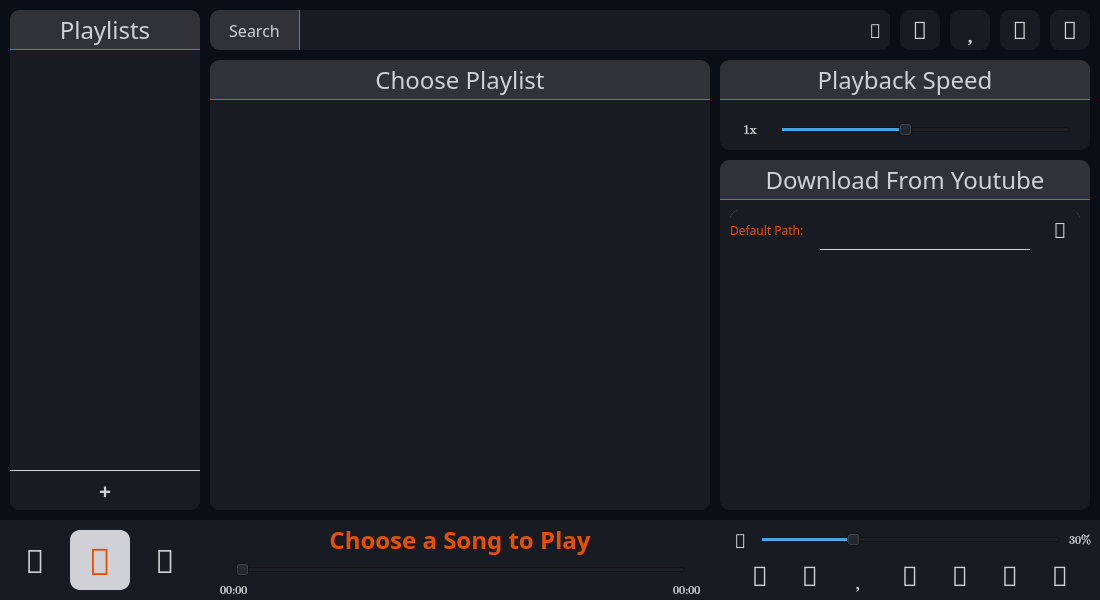
<?xml version="1.0" encoding="UTF-8"?>
<ui version="4.0">
 <class>MainWindow</class>
 <widget class="QMainWindow" name="MainWindow">
  <property name="geometry">
   <rect>
    <x>0</x>
    <y>0</y>
    <width>1100</width>
    <height>600</height>
   </rect>
  </property>
  <property name="minimumSize">
   <size>
    <width>1100</width>
    <height>600</height>
   </size>
  </property>
  <property name="maximumSize">
   <size>
    <width>1100</width>
    <height>600</height>
   </size>
  </property>
  <property name="windowTitle">
   <string>CR Player</string>
  </property>
  <property name="windowIcon">
   <iconset resource="Icon_Resource.qrc">
    <normaloff>:/ICO/C:/Users/HP/Downloads/Icon.ico</normaloff>:/ICO/C:/Users/HP/Downloads/Icon.ico</iconset>
  </property>
  <property name="styleSheet">
   <string notr="true">background: #0b0e15;
color: #d0d1d6;</string>
  </property>
  <widget class="QWidget" name="centralwidget">
   <widget class="QFrame" name="playlists_frame">
    <property name="geometry">
     <rect>
      <x>10</x>
      <y>10</y>
      <width>190</width>
      <height>500</height>
     </rect>
    </property>
    <property name="styleSheet">
     <string notr="true">background: #181b22;
border: 0;
border-radius: 10px;</string>
    </property>
    <property name="frameShape">
     <enum>QFrame::Shape::StyledPanel</enum>
    </property>
    <property name="frameShadow">
     <enum>QFrame::Shadow::Raised</enum>
    </property>
    <widget class="QLabel" name="playlist_label">
     <property name="geometry">
      <rect>
       <x>0</x>
       <y>0</y>
       <width>190</width>
       <height>40</height>
      </rect>
     </property>
     <property name="font">
      <font>
       <family>Oswald</family>
       <pointsize>18</pointsize>
       <bold>false</bold>
      </font>
     </property>
     <property name="styleSheet">
      <string notr="true">color: #d0d1d6;
background: #313237;
border-radius: 0;
border-top-right-radius: 10px;
border-top-left-radius: 10px;
border: 0;
border-bottom: 1px solid #e65100;</string>
     </property>
     <property name="text">
      <string>Playlists</string>
     </property>
     <property name="alignment">
      <set>Qt::AlignmentFlag::AlignCenter</set>
     </property>
    </widget>
    <widget class="QListWidget" name="list_playlists">
     <property name="geometry">
      <rect>
       <x>10</x>
       <y>50</y>
       <width>170</width>
       <height>380</height>
      </rect>
     </property>
     <property name="font">
      <font>
       <family>Raleway</family>
      </font>
     </property>
     <property name="styleSheet">
      <string notr="true">border-radius: 10px;</string>
     </property>
     <property name="horizontalScrollBarPolicy">
      <enum>Qt::ScrollBarPolicy::ScrollBarAlwaysOff</enum>
     </property>
     <property name="editTriggers">
      <set>QAbstractItemView::EditTrigger::NoEditTriggers</set>
     </property>
     <property name="wordWrap">
      <bool>false</bool>
     </property>
     <property name="sortingEnabled">
      <bool>false</bool>
     </property>
    </widget>
    <widget class="QPushButton" name="add_playlist_button">
     <property name="geometry">
      <rect>
       <x>0</x>
       <y>460</y>
       <width>190</width>
       <height>40</height>
      </rect>
     </property>
     <property name="font">
      <font>
       <family>Font Awesome 6 Free Solid</family>
       <pointsize>16</pointsize>
       <bold>true</bold>
      </font>
     </property>
     <property name="styleSheet">
      <string notr="true">color: #d0d1d6;
border: 0;
border-top: 1px solid #d0d1d6;
border-radius: 0;
border-bottom-left-radius: 10px;
border-bottom-right-radius: 10px;</string>
     </property>
     <property name="text">
      <string>+</string>
     </property>
    </widget>
   </widget>
   <widget class="QFrame" name="controls_frame">
    <property name="geometry">
     <rect>
      <x>0</x>
      <y>520</y>
      <width>1100</width>
      <height>80</height>
     </rect>
    </property>
    <property name="styleSheet">
     <string notr="true">background: #181b22;
border: 0;</string>
    </property>
    <property name="frameShape">
     <enum>QFrame::Shape::StyledPanel</enum>
    </property>
    <property name="frameShadow">
     <enum>QFrame::Shadow::Raised</enum>
    </property>
    <widget class="QFrame" name="main_controls">
     <property name="geometry">
      <rect>
       <x>0</x>
       <y>0</y>
       <width>200</width>
       <height>80</height>
      </rect>
     </property>
     <property name="frameShape">
      <enum>QFrame::Shape::StyledPanel</enum>
     </property>
     <property name="frameShadow">
      <enum>QFrame::Shadow::Raised</enum>
     </property>
     <widget class="QPushButton" name="previous">
      <property name="geometry">
       <rect>
        <x>10</x>
        <y>20</y>
        <width>50</width>
        <height>40</height>
       </rect>
      </property>
      <property name="font">
       <font>
        <family>Font Awesome 6 Free Solid</family>
        <pointsize>24</pointsize>
        <bold>true</bold>
       </font>
      </property>
      <property name="text">
       <string></string>
      </property>
     </widget>
     <widget class="QPushButton" name="next">
      <property name="geometry">
       <rect>
        <x>140</x>
        <y>20</y>
        <width>50</width>
        <height>40</height>
       </rect>
      </property>
      <property name="font">
       <font>
        <family>Font Awesome 6 Free Solid</family>
        <pointsize>24</pointsize>
        <bold>true</bold>
       </font>
      </property>
      <property name="text">
       <string></string>
      </property>
     </widget>
     <widget class="QPushButton" name="main_button">
      <property name="geometry">
       <rect>
        <x>70</x>
        <y>10</y>
        <width>60</width>
        <height>60</height>
       </rect>
      </property>
      <property name="font">
       <font>
        <family>Font Awesome 6 Free Solid</family>
        <pointsize>28</pointsize>
        <bold>true</bold>
       </font>
      </property>
      <property name="styleSheet">
       <string notr="true">background: #d0d1d6;
border-radius: 10px;
color: #e65100;</string>
      </property>
      <property name="text">
       <string></string>
      </property>
     </widget>
    </widget>
    <widget class="QFrame" name="songname_frame">
     <property name="geometry">
      <rect>
       <x>210</x>
       <y>0</y>
       <width>500</width>
       <height>40</height>
      </rect>
     </property>
     <property name="frameShape">
      <enum>QFrame::Shape::StyledPanel</enum>
     </property>
     <property name="frameShadow">
      <enum>QFrame::Shadow::Raised</enum>
     </property>
     <widget class="QLabel" name="song_title">
      <property name="geometry">
       <rect>
        <x>0</x>
        <y>0</y>
        <width>500</width>
        <height>40</height>
       </rect>
      </property>
      <property name="font">
       <font>
        <family>Raleway ExtraBold</family>
        <pointsize>18</pointsize>
        <bold>true</bold>
       </font>
      </property>
      <property name="styleSheet">
       <string notr="true">color: #e65100;
font-weight: bold;</string>
      </property>
      <property name="text">
       <string>Choose a Song to Play</string>
      </property>
      <property name="alignment">
       <set>Qt::AlignmentFlag::AlignCenter</set>
      </property>
     </widget>
    </widget>
    <widget class="QFrame" name="timeline_frame">
     <property name="geometry">
      <rect>
       <x>210</x>
       <y>40</y>
       <width>500</width>
       <height>40</height>
      </rect>
     </property>
     <property name="frameShape">
      <enum>QFrame::Shape::StyledPanel</enum>
     </property>
     <property name="frameShadow">
      <enum>QFrame::Shadow::Raised</enum>
     </property>
     <widget class="QSlider" name="timeline">
      <property name="geometry">
       <rect>
        <x>25</x>
        <y>0</y>
        <width>450</width>
        <height>20</height>
       </rect>
      </property>
      <property name="orientation">
       <enum>Qt::Orientation::Horizontal</enum>
      </property>
     </widget>
     <widget class="QLabel" name="current_time">
      <property name="geometry">
       <rect>
        <x>10</x>
        <y>20</y>
        <width>40</width>
        <height>20</height>
       </rect>
      </property>
      <property name="font">
       <font>
        <family>Cambria Math</family>
       </font>
      </property>
      <property name="text">
       <string>00:00</string>
      </property>
     </widget>
     <widget class="QLabel" name="total_time">
      <property name="geometry">
       <rect>
        <x>463</x>
        <y>20</y>
        <width>40</width>
        <height>20</height>
       </rect>
      </property>
      <property name="font">
       <font>
        <family>Cambria Math</family>
       </font>
      </property>
      <property name="text">
       <string>00:00</string>
      </property>
     </widget>
    </widget>
    <widget class="QFrame" name="volume_frame">
     <property name="geometry">
      <rect>
       <x>720</x>
       <y>0</y>
       <width>380</width>
       <height>40</height>
      </rect>
     </property>
     <property name="frameShape">
      <enum>QFrame::Shape::StyledPanel</enum>
     </property>
     <property name="frameShadow">
      <enum>QFrame::Shadow::Raised</enum>
     </property>
     <widget class="QSlider" name="volume">
      <property name="geometry">
       <rect>
        <x>40</x>
        <y>10</y>
        <width>300</width>
        <height>20</height>
       </rect>
      </property>
      <property name="maximum">
       <number>100</number>
      </property>
      <property name="pageStep">
       <number>5</number>
      </property>
      <property name="value">
       <number>30</number>
      </property>
      <property name="orientation">
       <enum>Qt::Orientation::Horizontal</enum>
      </property>
     </widget>
     <widget class="QLabel" name="volume_value">
      <property name="geometry">
       <rect>
        <x>340</x>
        <y>0</y>
        <width>40</width>
        <height>40</height>
       </rect>
      </property>
      <property name="font">
       <font>
        <family>Cambria Math</family>
       </font>
      </property>
      <property name="text">
       <string>30%</string>
      </property>
      <property name="alignment">
       <set>Qt::AlignmentFlag::AlignCenter</set>
      </property>
     </widget>
     <widget class="QPushButton" name="volume_icon">
      <property name="geometry">
       <rect>
        <x>0</x>
        <y>0</y>
        <width>40</width>
        <height>40</height>
       </rect>
      </property>
      <property name="font">
       <font>
        <family>Font Awesome 6 Free Solid</family>
        <pointsize>14</pointsize>
        <bold>true</bold>
       </font>
      </property>
      <property name="text">
       <string></string>
      </property>
     </widget>
    </widget>
    <widget class="QFrame" name="extra_controls">
     <property name="geometry">
      <rect>
       <x>720</x>
       <y>35</y>
       <width>380</width>
       <height>40</height>
      </rect>
     </property>
     <property name="frameShape">
      <enum>QFrame::Shape::StyledPanel</enum>
     </property>
     <property name="frameShadow">
      <enum>QFrame::Shadow::Raised</enum>
     </property>
     <widget class="QPushButton" name="add_favourite">
      <property name="geometry">
       <rect>
        <x>120</x>
        <y>0</y>
        <width>40</width>
        <height>40</height>
       </rect>
      </property>
      <property name="font">
       <font>
        <family>Font Awesome 6 Free Regular</family>
        <pointsize>20</pointsize>
        <bold>false</bold>
       </font>
      </property>
      <property name="styleSheet">
       <string notr="true">border: 0;</string>
      </property>
      <property name="text">
       <string></string>
      </property>
     </widget>
     <widget class="QPushButton" name="loop">
      <property name="geometry">
       <rect>
        <x>220</x>
        <y>0</y>
        <width>40</width>
        <height>40</height>
       </rect>
      </property>
      <property name="font">
       <font>
        <family>Font Awesome 6 Free Solid</family>
        <pointsize>20</pointsize>
        <bold>true</bold>
       </font>
      </property>
      <property name="styleSheet">
       <string notr="true">border: 0;</string>
      </property>
      <property name="text">
       <string></string>
      </property>
     </widget>
     <widget class="QPushButton" name="autoplay">
      <property name="geometry">
       <rect>
        <x>170</x>
        <y>0</y>
        <width>40</width>
        <height>40</height>
       </rect>
      </property>
      <property name="font">
       <font>
        <family>Font Awesome 6 Free Regular</family>
        <pointsize>20</pointsize>
        <bold>false</bold>
       </font>
      </property>
      <property name="styleSheet">
       <string notr="true">border: 0;</string>
      </property>
      <property name="text">
       <string></string>
      </property>
     </widget>
     <widget class="QPushButton" name="minus_5s">
      <property name="geometry">
       <rect>
        <x>20</x>
        <y>0</y>
        <width>40</width>
        <height>40</height>
       </rect>
      </property>
      <property name="font">
       <font>
        <family>Font Awesome 6 Free Solid</family>
        <pointsize>20</pointsize>
        <bold>true</bold>
       </font>
      </property>
      <property name="styleSheet">
       <string notr="true">border: 0;</string>
      </property>
      <property name="text">
       <string></string>
      </property>
     </widget>
     <widget class="QPushButton" name="plus_5s">
      <property name="geometry">
       <rect>
        <x>70</x>
        <y>0</y>
        <width>40</width>
        <height>40</height>
       </rect>
      </property>
      <property name="font">
       <font>
        <family>Font Awesome 6 Free Solid</family>
        <pointsize>20</pointsize>
        <bold>true</bold>
       </font>
      </property>
      <property name="styleSheet">
       <string notr="true">border: 0;</string>
      </property>
      <property name="text">
       <string></string>
      </property>
     </widget>
     <widget class="QPushButton" name="add">
      <property name="geometry">
       <rect>
        <x>270</x>
        <y>0</y>
        <width>40</width>
        <height>40</height>
       </rect>
      </property>
      <property name="font">
       <font>
        <family>Font Awesome 6 Free Regular</family>
        <pointsize>20</pointsize>
        <bold>false</bold>
       </font>
      </property>
      <property name="styleSheet">
       <string notr="true">border: 0;</string>
      </property>
      <property name="text">
       <string>+</string>
      </property>
     </widget>
     <widget class="QPushButton" name="shuffle">
      <property name="geometry">
       <rect>
        <x>320</x>
        <y>0</y>
        <width>40</width>
        <height>40</height>
       </rect>
      </property>
      <property name="font">
       <font>
        <family>Font Awesome 6 Free Regular</family>
        <pointsize>20</pointsize>
        <bold>false</bold>
       </font>
      </property>
      <property name="styleSheet">
       <string notr="true">border: 0;</string>
      </property>
      <property name="text">
       <string></string>
      </property>
     </widget>
     <widget class="QPushButton" name="remove">
      <property name="geometry">
       <rect>
        <x>270</x>
        <y>0</y>
        <width>40</width>
        <height>40</height>
       </rect>
      </property>
      <property name="font">
       <font>
        <family>Font Awesome 6 Free Regular</family>
        <pointsize>20</pointsize>
        <bold>false</bold>
       </font>
      </property>
      <property name="styleSheet">
       <string notr="true">border: 0;</string>
      </property>
      <property name="text">
       <string></string>
      </property>
     </widget>
    </widget>
   </widget>
   <widget class="QFrame" name="search_frame">
    <property name="geometry">
     <rect>
      <x>210</x>
      <y>10</y>
      <width>680</width>
      <height>40</height>
     </rect>
    </property>
    <property name="styleSheet">
     <string notr="true">border: 0;
background: #181b22;
border-radius: 10px;</string>
    </property>
    <property name="frameShape">
     <enum>QFrame::Shape::StyledPanel</enum>
    </property>
    <property name="frameShadow">
     <enum>QFrame::Shadow::Raised</enum>
    </property>
    <widget class="QLabel" name="searc_label">
     <property name="geometry">
      <rect>
       <x>0</x>
       <y>0</y>
       <width>90</width>
       <height>40</height>
      </rect>
     </property>
     <property name="font">
      <font>
       <family>Oswald</family>
       <pointsize>12</pointsize>
      </font>
     </property>
     <property name="styleSheet">
      <string notr="true">border: 0;
border-radius: 0;
border-top-left-radius: 10px;
border-bottom-left-radius: 10px;
color: #d0d1d6;
background: #313237;
border: 0;
border-right: 1px solid #e65100;</string>
     </property>
     <property name="text">
      <string>Search</string>
     </property>
     <property name="alignment">
      <set>Qt::AlignmentFlag::AlignCenter</set>
     </property>
    </widget>
    <widget class="QLineEdit" name="searchbox">
     <property name="geometry">
      <rect>
       <x>100</x>
       <y>0</y>
       <width>550</width>
       <height>40</height>
      </rect>
     </property>
     <property name="font">
      <font>
       <family>Raleway</family>
       <pointsize>12</pointsize>
      </font>
     </property>
     <property name="styleSheet">
      <string notr="true">color: #d0d1d6;</string>
     </property>
    </widget>
    <widget class="QPushButton" name="clear_search">
     <property name="geometry">
      <rect>
       <x>650</x>
       <y>0</y>
       <width>30</width>
       <height>40</height>
      </rect>
     </property>
     <property name="font">
      <font>
       <family>Font Awesome 6 Free Solid</family>
       <pointsize>14</pointsize>
       <bold>true</bold>
      </font>
     </property>
     <property name="text">
      <string></string>
     </property>
    </widget>
   </widget>
   <widget class="QFrame" name="current_playlist_frame">
    <property name="geometry">
     <rect>
      <x>210</x>
      <y>60</y>
      <width>500</width>
      <height>450</height>
     </rect>
    </property>
    <property name="font">
     <font>
      <pointsize>16</pointsize>
     </font>
    </property>
    <property name="styleSheet">
     <string notr="true">border: 0;
border-radius: 10px;
background: #181b22;</string>
    </property>
    <property name="frameShape">
     <enum>QFrame::Shape::StyledPanel</enum>
    </property>
    <property name="frameShadow">
     <enum>QFrame::Shadow::Raised</enum>
    </property>
    <widget class="QListWidget" name="songlist">
     <property name="geometry">
      <rect>
       <x>10</x>
       <y>50</y>
       <width>480</width>
       <height>380</height>
      </rect>
     </property>
     <property name="font">
      <font>
       <family>Raleway</family>
       <pointsize>16</pointsize>
      </font>
     </property>
     <property name="styleSheet">
      <string notr="true">border-radius: 10px;</string>
     </property>
    </widget>
    <widget class="QPushButton" name="playlist_name">
     <property name="geometry">
      <rect>
       <x>0</x>
       <y>0</y>
       <width>500</width>
       <height>40</height>
      </rect>
     </property>
     <property name="font">
      <font>
       <family>Oswald</family>
       <pointsize>18</pointsize>
      </font>
     </property>
     <property name="styleSheet">
      <string notr="true">background: #313237;
color: #d0d1d6;
border-radius: 0;
border-top-left-radius: 10px;
border-top-right-radius: 10px;
border: 0;
border-bottom: 1px solid #e65100;</string>
     </property>
     <property name="text">
      <string>Choose Playlist</string>
     </property>
    </widget>
    <widget class="QLabel" name="index_songs">
     <property name="geometry">
      <rect>
       <x>0</x>
       <y>430</y>
       <width>500</width>
       <height>20</height>
      </rect>
     </property>
     <property name="font">
      <font>
       <family>Cambria Math</family>
       <pointsize>8</pointsize>
      </font>
     </property>
     <property name="text">
      <string/>
     </property>
     <property name="alignment">
      <set>Qt::AlignmentFlag::AlignCenter</set>
     </property>
    </widget>
   </widget>
   <widget class="QPushButton" name="settings">
    <property name="geometry">
     <rect>
      <x>1050</x>
      <y>10</y>
      <width>40</width>
      <height>40</height>
     </rect>
    </property>
    <property name="font">
     <font>
      <family>Font Awesome 6 Free Solid</family>
      <pointsize>18</pointsize>
      <bold>true</bold>
     </font>
    </property>
    <property name="styleSheet">
     <string notr="true">border: 0;
border-radius: 10px;
background: #181b22;
color: #d0d1d6</string>
    </property>
    <property name="text">
     <string></string>
    </property>
   </widget>
   <widget class="QPushButton" name="open_file">
    <property name="geometry">
     <rect>
      <x>1000</x>
      <y>10</y>
      <width>40</width>
      <height>40</height>
     </rect>
    </property>
    <property name="font">
     <font>
      <family>Font Awesome 6 Free Solid</family>
      <pointsize>18</pointsize>
      <bold>true</bold>
     </font>
    </property>
    <property name="styleSheet">
     <string notr="true">border: 0;
border-radius: 10px;
background: #181b22;
color: #d0d1d6</string>
    </property>
    <property name="text">
     <string></string>
    </property>
   </widget>
   <widget class="QPushButton" name="favourties">
    <property name="geometry">
     <rect>
      <x>950</x>
      <y>10</y>
      <width>40</width>
      <height>40</height>
     </rect>
    </property>
    <property name="font">
     <font>
      <family>Font Awesome 6 Free Solid</family>
      <pointsize>18</pointsize>
      <bold>true</bold>
     </font>
    </property>
    <property name="styleSheet">
     <string notr="true">border: 0;
border-radius: 10px;
background: #181b22;
color: #d0d1d6</string>
    </property>
    <property name="text">
     <string></string>
    </property>
   </widget>
   <widget class="QPushButton" name="youtube">
    <property name="geometry">
     <rect>
      <x>900</x>
      <y>10</y>
      <width>40</width>
      <height>40</height>
     </rect>
    </property>
    <property name="font">
     <font>
      <family>Font Awesome 6 Brands Regular</family>
      <pointsize>18</pointsize>
      <bold>false</bold>
     </font>
    </property>
    <property name="styleSheet">
     <string notr="true">border: 0;
border-radius: 10px;
background: #181b22;
color: #d0d1d6</string>
    </property>
    <property name="text">
     <string></string>
    </property>
   </widget>
   <widget class="QFrame" name="additional_controls">
    <property name="geometry">
     <rect>
      <x>720</x>
      <y>60</y>
      <width>370</width>
      <height>90</height>
     </rect>
    </property>
    <property name="font">
     <font>
      <pointsize>16</pointsize>
     </font>
    </property>
    <property name="styleSheet">
     <string notr="true">border: 0;
border-radius: 10px;
background: #181b22;</string>
    </property>
    <property name="frameShape">
     <enum>QFrame::Shape::StyledPanel</enum>
    </property>
    <property name="frameShadow">
     <enum>QFrame::Shadow::Raised</enum>
    </property>
    <widget class="QLabel" name="label">
     <property name="geometry">
      <rect>
       <x>0</x>
       <y>0</y>
       <width>370</width>
       <height>40</height>
      </rect>
     </property>
     <property name="font">
      <font>
       <family>Oswald</family>
       <pointsize>18</pointsize>
      </font>
     </property>
     <property name="styleSheet">
      <string notr="true">border-radius: 0;
border-top-left-radius: 10px;
border-top-right-radius: 10px;
background: #313237;
border: 0;
border-bottom: 1px solid #e65100;</string>
     </property>
     <property name="text">
      <string>Playback Speed</string>
     </property>
     <property name="alignment">
      <set>Qt::AlignmentFlag::AlignCenter</set>
     </property>
    </widget>
    <widget class="QSlider" name="playback_speed">
     <property name="geometry">
      <rect>
       <x>60</x>
       <y>50</y>
       <width>290</width>
       <height>40</height>
      </rect>
     </property>
     <property name="minimum">
      <number>25</number>
     </property>
     <property name="maximum">
      <number>200</number>
     </property>
     <property name="value">
      <number>100</number>
     </property>
     <property name="orientation">
      <enum>Qt::Orientation::Horizontal</enum>
     </property>
    </widget>
    <widget class="QPushButton" name="speed_value">
     <property name="geometry">
      <rect>
       <x>10</x>
       <y>50</y>
       <width>40</width>
       <height>40</height>
      </rect>
     </property>
     <property name="font">
      <font>
       <family>Cambria Math</family>
       <pointsize>10</pointsize>
      </font>
     </property>
     <property name="text">
      <string>1x</string>
     </property>
    </widget>
   </widget>
   <widget class="QFrame" name="additional_frame">
    <property name="geometry">
     <rect>
      <x>720</x>
      <y>160</y>
      <width>370</width>
      <height>350</height>
     </rect>
    </property>
    <property name="styleSheet">
     <string notr="true">border: 0;
border-radius: 10px;
background: #181b22;</string>
    </property>
    <property name="frameShape">
     <enum>QFrame::Shape::StyledPanel</enum>
    </property>
    <property name="frameShadow">
     <enum>QFrame::Shadow::Raised</enum>
    </property>
    <widget class="QLabel" name="title">
     <property name="geometry">
      <rect>
       <x>0</x>
       <y>0</y>
       <width>370</width>
       <height>40</height>
      </rect>
     </property>
     <property name="font">
      <font>
       <family>Oswald</family>
       <pointsize>18</pointsize>
      </font>
     </property>
     <property name="styleSheet">
      <string notr="true">border-radius: 0;
border-top-left-radius: 10px;
border-top-right-radius: 10px;
background: #313237;
border: 0;
border-bottom: 1px solid #e65100;</string>
     </property>
     <property name="text">
      <string>Download From Youtube</string>
     </property>
     <property name="alignment">
      <set>Qt::AlignmentFlag::AlignCenter</set>
     </property>
    </widget>
    <widget class="QFrame" name="youtube_frame">
     <property name="geometry">
      <rect>
       <x>10</x>
       <y>50</y>
       <width>350</width>
       <height>290</height>
      </rect>
     </property>
     <property name="frameShape">
      <enum>QFrame::Shape::StyledPanel</enum>
     </property>
     <property name="frameShadow">
      <enum>QFrame::Shadow::Raised</enum>
     </property>
     <widget class="QLineEdit" name="urlbox">
      <property name="geometry">
       <rect>
        <x>0</x>
        <y>0</y>
        <width>350</width>
        <height>40</height>
       </rect>
      </property>
      <property name="font">
       <font>
        <family>Raleway</family>
        <pointsize>11</pointsize>
       </font>
      </property>
      <property name="styleSheet">
       <string notr="true">border: 1px solid #d0d1d6;
padding: 0 5px;
</string>
      </property>
      <property name="inputMask">
       <string/>
      </property>
      <property name="placeholderText">
       <string>Enter Youtube URL</string>
      </property>
     </widget>
     <widget class="QLineEdit" name="name_box">
      <property name="geometry">
       <rect>
        <x>0</x>
        <y>50</y>
        <width>270</width>
        <height>40</height>
       </rect>
      </property>
      <property name="font">
       <font>
        <family>Raleway</family>
        <pointsize>11</pointsize>
       </font>
      </property>
      <property name="styleSheet">
       <string notr="true">border: 1px solid #d0d1d6;
padding: 0 5px;</string>
      </property>
      <property name="placeholderText">
       <string>Save As</string>
      </property>
     </widget>
     <widget class="QPushButton" name="down_btn">
      <property name="geometry">
       <rect>
        <x>0</x>
        <y>100</y>
        <width>350</width>
        <height>40</height>
       </rect>
      </property>
      <property name="font">
       <font>
        <family>Oswald</family>
        <pointsize>14</pointsize>
       </font>
      </property>
      <property name="styleSheet">
       <string notr="true">color: #e65100;
border: 1px solid #e65100;
</string>
      </property>
      <property name="text">
       <string>Download</string>
      </property>
     </widget>
     <widget class="QPushButton" name="browse_btn">
      <property name="geometry">
       <rect>
        <x>280</x>
        <y>50</y>
        <width>70</width>
        <height>40</height>
       </rect>
      </property>
      <property name="font">
       <font>
        <family>Raleway</family>
        <pointsize>11</pointsize>
       </font>
      </property>
      <property name="styleSheet">
       <string notr="true">color: #d0d1d6;
border: 1px solid #d0d1d6;</string>
      </property>
      <property name="text">
       <string>Browse</string>
      </property>
     </widget>
     <widget class="QTextEdit" name="outbox">
      <property name="geometry">
       <rect>
        <x>0</x>
        <y>150</y>
        <width>350</width>
        <height>135</height>
       </rect>
      </property>
      <property name="font">
       <font>
        <family>Consolas</family>
       </font>
      </property>
      <property name="styleSheet">
       <string notr="true">border: 1px solid #d0d1d6;
color: #e65100;
padding: 5px;</string>
      </property>
      <property name="textInteractionFlags">
       <set>Qt::TextInteractionFlag::TextSelectableByKeyboard|Qt::TextInteractionFlag::TextSelectableByMouse</set>
      </property>
      <property name="placeholderText">
       <string>Download Output is Shown Here.</string>
      </property>
     </widget>
     <widget class="QPushButton" name="paste">
      <property name="geometry">
       <rect>
        <x>319</x>
        <y>1</y>
        <width>30</width>
        <height>38</height>
       </rect>
      </property>
      <property name="font">
       <font>
        <family>Font Awesome 6 Free Solid</family>
        <pointsize>14</pointsize>
        <bold>true</bold>
       </font>
      </property>
      <property name="text">
       <string></string>
      </property>
     </widget>
    </widget>
    <widget class="QFrame" name="settings_frame">
     <property name="geometry">
      <rect>
       <x>10</x>
       <y>50</y>
       <width>350</width>
       <height>290</height>
      </rect>
     </property>
     <property name="frameShape">
      <enum>QFrame::Shape::StyledPanel</enum>
     </property>
     <property name="frameShadow">
      <enum>QFrame::Shadow::Raised</enum>
     </property>
     <widget class="QLabel" name="label_2">
      <property name="geometry">
       <rect>
        <x>0</x>
        <y>0</y>
        <width>80</width>
        <height>40</height>
       </rect>
      </property>
      <property name="font">
       <font>
        <family>Raleway</family>
       </font>
      </property>
      <property name="styleSheet">
       <string notr="true">color: #e65100;</string>
      </property>
      <property name="text">
       <string>Default Path: </string>
      </property>
     </widget>
     <widget class="QLineEdit" name="pathbox">
      <property name="geometry">
       <rect>
        <x>90</x>
        <y>0</y>
        <width>210</width>
        <height>40</height>
       </rect>
      </property>
      <property name="font">
       <font>
        <family>Raleway</family>
       </font>
      </property>
      <property name="styleSheet">
       <string notr="true">border-bottom: 1px solid #d0d1d6;
border-radius: 0;
padding-bottom: 5px;</string>
      </property>
     </widget>
     <widget class="QPushButton" name="path_change_btn">
      <property name="geometry">
       <rect>
        <x>310</x>
        <y>0</y>
        <width>40</width>
        <height>40</height>
       </rect>
      </property>
      <property name="font">
       <font>
        <family>Font Awesome 6 Free Solid</family>
        <pointsize>16</pointsize>
        <bold>true</bold>
       </font>
      </property>
      <property name="styleSheet">
       <string notr="true">border-top-right-radius: 10px;
border-bottom-right-radius: 10px;</string>
      </property>
      <property name="text">
       <string></string>
      </property>
     </widget>
    </widget>
   </widget>
  </widget>
 </widget>
 <resources>
  <include location="Icon_Resource.qrc"/>
 </resources>
 <connections/>
</ui>
